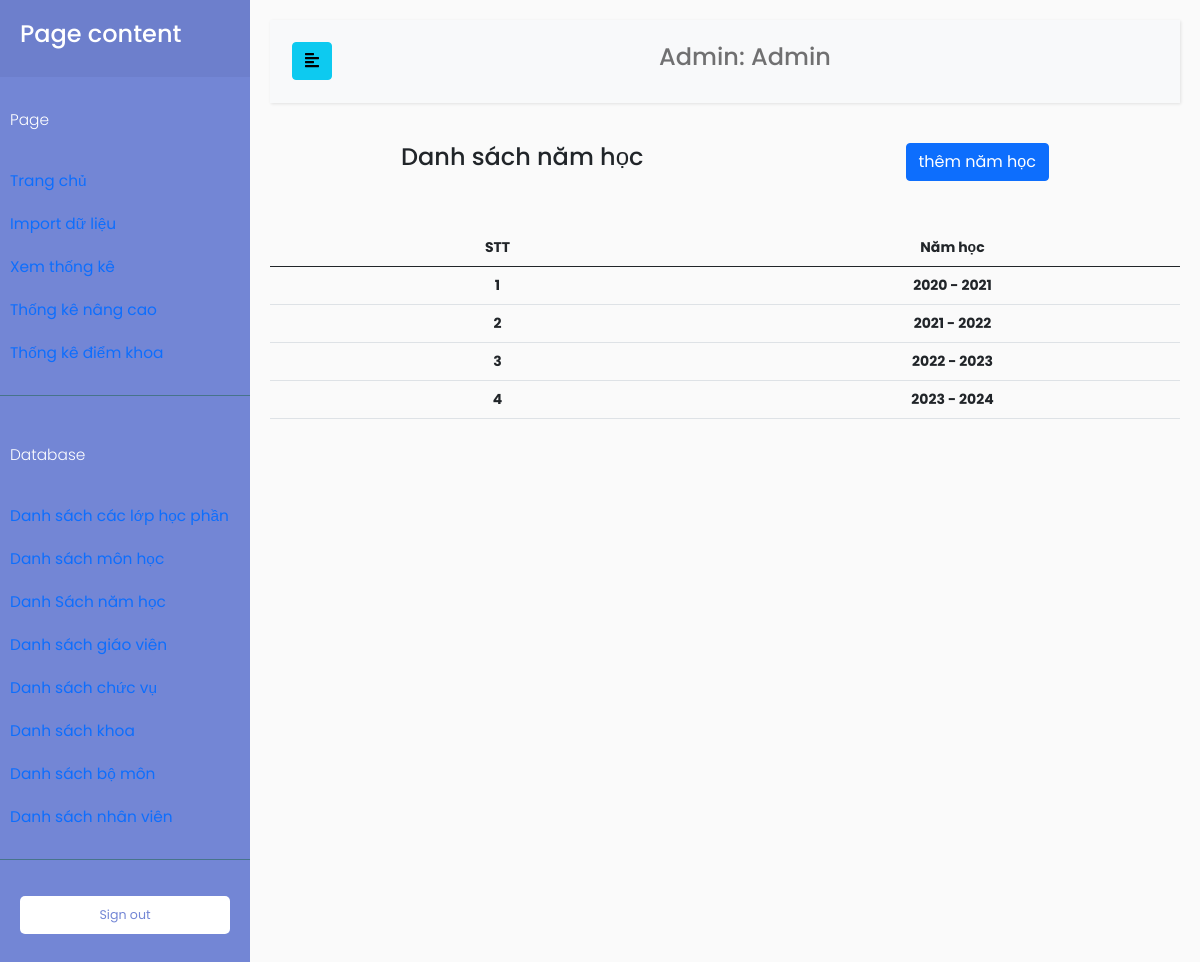
/index.php?TenChucVu=admin&page=DBNamHoc (signed in), run on an earlier commit of the app's database.
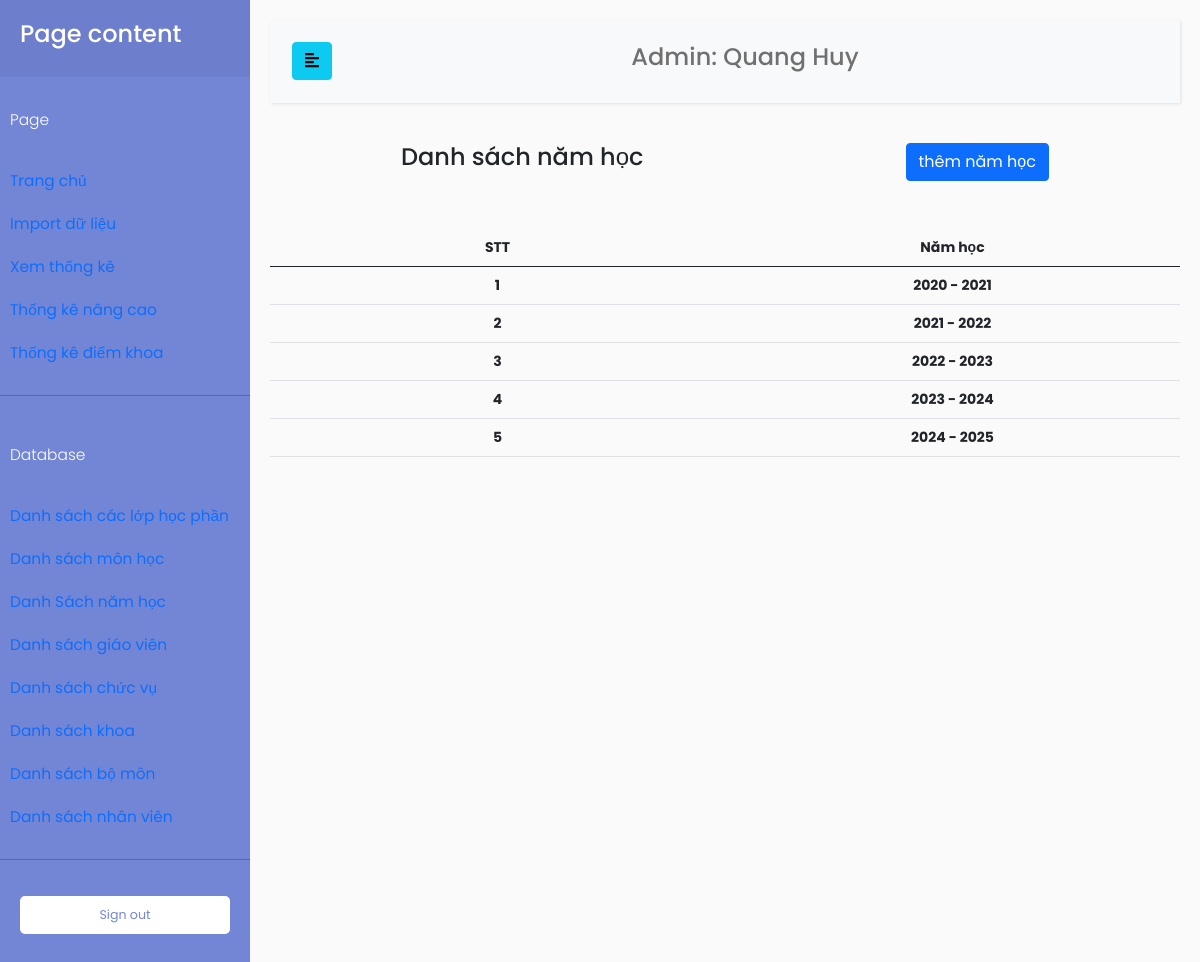
And on a later commit of the database.
### tables this page shows
CREATE TABLE `nhanvien` (
  `MaNhanVien` varchar(100) NOT NULL,
  `TenNhanVien` varchar(100) NOT NULL,
  `MatKhau` varchar(100) NOT NULL,
  `MaChucVu` int(11) NOT NULL
);

CREATE TABLE `namhoc` (
  `MaNamHoc` int(11) NOT NULL,
  `ThoiGian` varchar(100) NOT NULL
);

### database/DBController.php (called while the page is built, shortened)
<?php
class DBController
{
    protected $host = 'localhost';
    protected $user = 'root';
    protected $password = '';
    protected $database = 'quanlydanhgia';
    public function __construct()
    {
        $this->con = mysqli_connect($this->host, $this->user, $this->password, $this->database);
    }
}

### function.php (called while the page is built, shortened)
<?php
require('database/DBController.php');
require('database/Account.php');
require('database/InfoSmallTable.php');
$db = new DBController();
$account = new Account($db);
$infoSmallTable = new InfoSmallTable($db);

### database/Account.php (called while the page is built, shortened)
<?php
class Account
{
    public $db = null;
    public function __construct(DBController $db)
    {
        $this->db = $db;
    }
    public function getTenNhanVien($userID, $table = 'giaovien', $key = 'MaGiaoVien')
    {
        $result = $this->db->con->query("SELECT TenNhanVien FROM $table as tb JOIN chucvu on tb.MaChucVu = chucvu.MaChucVu WHERE $key = '{$userID}'");
        $resultArray = array();
        if ($result->num_rows > 0) {
            while ($row = $result->fetch_assoc()) {
                $resultArray[] = $row;
            }
        }
        return $resultArray[0]['TenNhanVien'];
    }
}

### database/InfoSmallTable.php (called while the page is built, shortened)
<?php
class InfoSmallTable
{
    public $db = null;
    public function __construct(DBController $db)
    {
        $this->db = $db;
    }
    public function getThongTinBang($table = 'Khoa')
    {
        $result = $this->db->con->query("SELECT * FROM {$table}");
        $resultArr = array();
        while ($row = mysqli_fetch_array($result, MYSQLI_ASSOC)) {
            $resultArr[] = $row;
        }
        return $resultArr;
    }
}

### page/admin/DBControl/DBNamHoc.php (the view, shortened to what the changed rows need)
<?php
if ($_GET["TenChucVu"] === 'admin') {
    $namHoc = $infoSmallTable->getThongTinBang("Namhoc");
    $stt = 1;
}
?>
<div>
    <table class="table table-hover">
        <thead>
            <tr>
                <th style="width: 50%; text-align: center;">STT</th>
                <th style="width: 50%; text-align: center;">Năm học</th>
            </tr>
        </thead>
        <tbody>
            <?php foreach ($namHoc as $item) : ?>
                <tr>
                    <th style="text-align: center;">
                        <?php
                        echo $stt;
                        $stt++;
                        ?>
                    </th>
                    <th style="text-align: center;">
                        <?php
                        echo $item['ThoiGian'] . " - " . intval($item['ThoiGian']) + 1;
                        ?>
                    </th>
                </tr>
            <?php endforeach; ?>
        </tbody>
    </table>
</div>

### index.php (shortened to what the changed rows need)
<!doctype html>
<html lang="en">
<head>
    <link href="https://cdn.jsdelivr.net/npm/bootstrap@5.0.0-beta3/dist/css/bootstrap.min.css" rel="stylesheet">
    <link rel="stylesheet" href="//code.jquery.com/ui/1.12.1/themes/base/jquery-ui.css">
    <link href="https://ajax.googleapis.com/ajax/libs/jqueryui/1.12.1/themes/base/jquery-ui.css" rel="stylesheet" type="text/css" />
    <link href="css/dashboard.css" rel="stylesheet">
    <link href="css/customTable.css" rel="stylesheet">
    <link rel="stylesheet" href="css/sidebar.css">
</head>
<?php
require('function.php');
if ($_GET["TenChucVu"]) {
    $tenChucVu = $_GET["TenChucVu"];
}
if (isset($_GET["page"])) {
    $page = $_GET["page"];
}
$tenGiaoVien = NULL;
if ($tenChucVu === 'admin' || $tenChucVu === 'nhanvien') {
    if ($tenChucVu === 'admin') {
        $tenCV = "Admin";
    }
    $tenGiaoVien = $account->getTenNhanVien($_SESSION['MaDangNhap'], 'NhanVien', 'MaNhanVien');
}
?>
<body>
    <div class="wrapper">
        <div id="content">
            <nav class="navbar navbar-expand-lg navbar-light bg-light">
                <div class="container-fluid">
                    <div class="collapse navbar-collapse" id="navbarSupportedContent">
                        <ul class="nav navbar-nav m-auto">
                            <li class="nav-item">
                                <h4><a class="nav-link" href="#"><?php echo $tenCV . ": " . $tenGiaoVien; ?></a></h4>
                            </li>
                        </ul>
                    </div>
                </div>
            </nav>
            <?php
            if (isset($page)) {
                switch ($page) {
                    case 'DBNamHoc':
                        include('page/admin/DBControl/DBNamHoc.php');
                        break;
                }
            }
            ?>
        </div>
    </div>
</body>
</html>

What changed in the data, as far as the page shows it:
changed nhanvien: TenNhanVien "Admin" → "Quang Huy"
added namhoc: ThoiGian "2024", intval($item['ThoiGian']) + 1 "2025"
